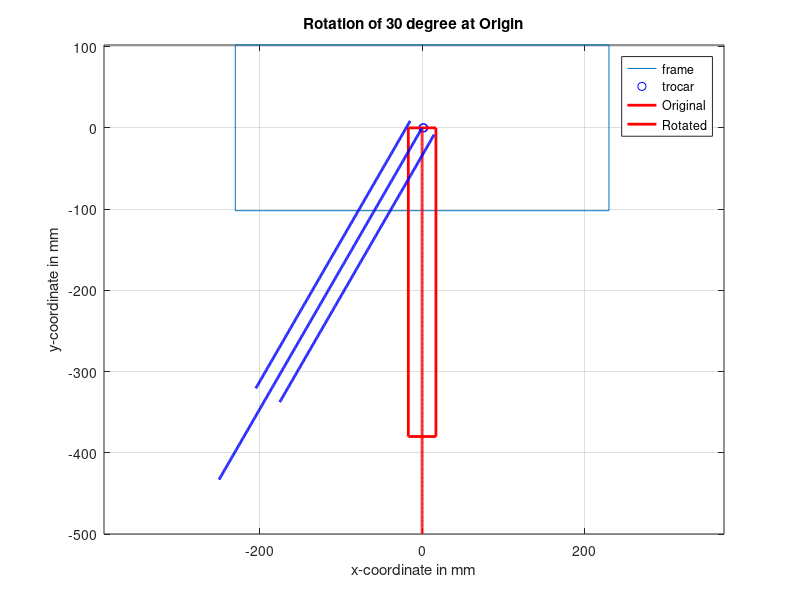

Reproduce this figure in MATLAB.

%define dimension of the base 
a = [-230 230 230 -230 ; %in mm 
     102 102 -102 -102]; %in mm 

a_close = [a  a([1 2])'];%to close up the rectangle, to connect to the start point

%define the trocar point
trocar = [0;0];

%define rod length
rod_length = 500; %mm 
rod_length_x= zeros(1,501);
rod_length_y = 0:-1:-rod_length;

%define endeffector square 
bx = 17; %in mm
by = 380; %in mm
by_zero = 0; 
% bz = 0.38;  %in m
b30 = [bx  bx  -bx    -bx ;
       by_zero  -by  -by   by_zero   ];
%        0.12  0.12   0.12    0.12   -bz    -bz   -bz  -bz];
% b30 = b30.*1000; %in mm
b30_close = [b30  b30([1 2])'];%to close up the rectangle, to connect to the start point


%calculate the 30° rotation for rod at the trocar (origin)
angle = 30;
A(:, 1) = rod_length_x; %rod length x
A(:, 2) = rod_length_y; %rod length y

%calculate rotation of endeffector right
B_x = ones(380,1)*bx;
B(:,1) = B_x;
B_y = linspace(by_zero, -by, 380);
B(:,2) = B_y;

%calculate rotation of endeffector left
C_x = ones(380,1)*-bx;
C(:,1) = C_x;
C_y = linspace(by_zero, -by, 380); %same as B_y
C(:,2) = C_y;

% Compute the rotation matrix.
rotationMatrix = [cosd(angle) -sind(angle); sind(angle) cosd(angle)];
% Rotate the coordinates.
rotXY = A *rotationMatrix;
u=rotXY(:, 1); %rotation matrix x-coordinate
v=rotXY(:, 2); %rotation matrix y-coordinate

rotXY_effector_right = B *rotationMatrix;
u_effector_right =rotXY_effector_right(:,1);
v_effector_right =rotXY_effector_right(:,2);

rotXY_effector_left = C *rotationMatrix;
u_effector_left =rotXY_effector_left(:,1);
v_effector_left =rotXY_effector_left(:,2);



%plot for visualisation
figure
grid on 
plot(a_close(1,:),a_close(2,:)); %Plot frame 
hold on
plot(trocar,'bo') %plor trocar point 
hold on
plot(rod_length_x, rod_length_y,'r-','LineWidth', 2) %plot Rod in the original position (rotation = 0°)
hold on
plot(b30_close(1,:),b30_close(2,:),'r-','LineWidth', 2) %plot endeffecctor in the original position (rotation = 0°)
axis equal
hold on
plot(u,v,'b-', 'LineWidth', 2) %plot Rod in rotation matrix  
hold on 
plot(u_effector_right,v_effector_right,'b-', 'LineWidth', 2) %plot endeffector_right in rotation matrix
plot(u_effector_left,v_effector_left,'b-', 'LineWidth', 2) %plot endeffector_left in rotation matrix
title(['Rotation of ' int2str(angle) ' degree at Origin'])
xlabel('x-coordinate in mm') 
ylabel('y-coordinate in mm') 
grid on;
legend('frame','trocar','Original', 'Rotated')


